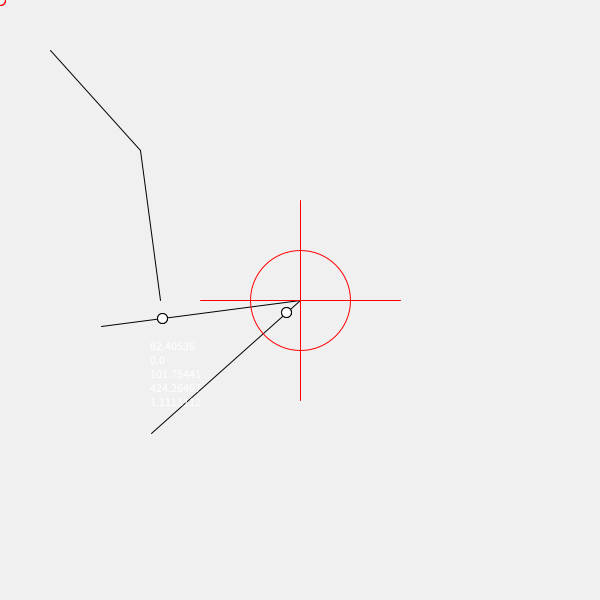
Frame 1 (no input)
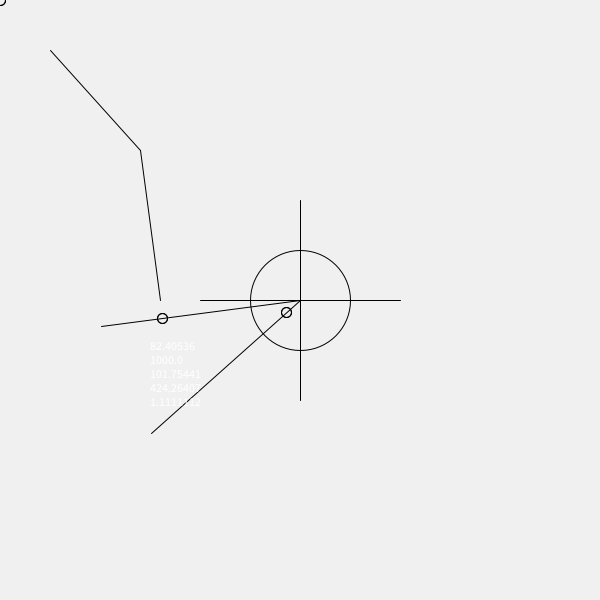
Frame 60 (the mouse pressed at the canvas centre just before this capture)
Frame 120 (the mouse held since frame 60 and released just before this capture): identical to frame 60, image omitted

The Processing sketch that drew these frames (run headless with seeded random() and noise(); from frame 60 on, the mouse is pressed at the canvas centre):

// Processing sketch: bal
// ── bal.pde
PVector[] point = new PVector[10];
PVector[] anb = new PVector[5];
PVector[] intsct = new PVector[2];
int currentLines;
float ballDiam = 100;
float intx, inty;
PVector b = new PVector(300, 300);
float dx, dy, dr, D;
boolean[] keys = new boolean[5];
float angle;
float speed = 2;
float lineAngle;
float  newX, newY;
float distToB;
boolean info = true;
void setup() {
  size(600, 600);
  for (int i = 0; i < 10; i++) {
    point[i] = new PVector(0, 0);
  }
  for (int i = 0; i < 5; i++) {
    anb[i] = new PVector(0, 0);
  }
  for (int i = 0; i < 2; i++) {
    intsct[i] = new PVector(0, 0);
  }
  newLine(50, 50, 140, 150);
  newLine(140, 150, 160, 300);
}

void draw() {
  background(240);
  movement();  
  lineChecking();
  lineDrawing();
  ballDrawing();
  if (info) {
    circle(intsct[0].x, intsct[0].y, 10);
    circle(intsct[1].x, intsct[1].y, 10);
    text(lineAngle + "\n" + distToB + "\n" + newX + "\n" + (dist(b.x, b.y, intsct[0].x, intsct[0].y)) + "\n" + (point[1].y - (point[0].y)) / (point[1].x - (point[0].x)), 150, 350);
  }
  distToB = 1000;
}

PVector intersect(float x1, float y1, float x2, float y2, float x3, float y3, float x4, float y4) {
  float x = ((x1*y2-y1*x2)*(x3-x4) - (x1-x2)*(x3*y4-y3*x4))/((x1-x2)*(y3-y4)-(y1-y2)*(x3-x4));
  float y = ((x1*y2-y1*x2)*(y3-y4) - (y1-y2)*(x3*y4-y3*x4))/((x1-x2)*(y3-y4)-(y1-y2)*(x3-x4));
  return(new PVector(x,y));
}

void lineDrawing() {
  for (int i = 0; i < currentLines; i++) {
    line(point[i*2].x, point[i*2].y, point[i*2+1].x, point[i*2+1].y);
  } 
}

void ballDrawing() {
  noFill();
  if (distToB <= ballDiam/2) {
    stroke(255, 0, 0);
  } else {
    stroke(0);
  }
  circle(b.x, b.y, ballDiam);
  if (info) {
    float len = 100;
    line(b.x+len, b.y, b.x-len, b.y);
    line(b.x, b.y-len, b.x, b.y+len);
  }
}


void lineChecking() {
  for (int i = 0; i < currentLines; i++) {
    lineAngle = atan((point[i*2+1].y - (point[i*2].y)) / (point[i*2+1].x - (point[i*2].x)));
    lineAngle = degrees(lineAngle);
    //intsct[0].x = intersect(point[currentLines/2].x, point[currentLines/2].y, point[currentLines/2+1].x, point[currentLines/2+1].y, b.x, b.y, b.x, b.y-100).x;
    //intsct[0].y = intersect(point[currentLines/2].x, point[currentLines/2].y, point[currentLines/2+1].x, point[currentLines/2+1].y, b.x, b.y, b.x, b.y-100).y;
    float tempx, tempy;
    newX = b.x + cos(radians(lineAngle) + PI/2) * 200;
    newY = b.y + sin(radians(lineAngle) + PI/2) * 200;
    tempx = intersect(b.x, b.y, newX, newY, point[i*2].x, point[i*2].y, point[i*2+1].x, point[i*2+1].y).x;
    tempy = intersect(b.x, b.y, newX, newY, point[i*2].x, point[i*2].y, point[i*2+1].x, point[i*2+1].y).y;
    if ((dist(b.x, b.y, tempx, tempy)) < distToB) {
      if ((dist(b.x, b.y, point[i*2].x, point[i*2].y)) < ballDiam/2 || (dist(b.x, b.y, point[i*2+1].x, point[i*2+1].y)) < ballDiam/2) {
        distToB = (dist(b.x, b.y, tempx, tempy));
      }
      else if (tempx < point[i*2].x && tempx > point[i*2+1].x) {
        distToB = (dist(b.x, b.y, tempx, tempy));
      }
      else if (tempx > point[i*2].x && tempx < point[i*2+1].x) {
        distToB = (dist(b.x, b.y, tempx, tempy));
      }
    }
    circle(tempx, tempy, 10);
    
    if (info) {
      line(b.x, b.y, newX, newY);
      circle(tempx, tempy, 10);
    }
  }
}
float dis() {
  //y = ax + b
  for (int i = 0; i < currentLines; i++) {
    float dx = point[i*2+1].x - point[i*2].x;
    float dy = point[i*2+1].y - point[i*2].y;
    float dr = sqrt(sq(dx) + sq(dy));
    float D = (point[i*2].x * point[i*2+1].y) - (point[i*2+1].x * point[i*2].y);
    float intx = sq(ballDiam/2) * sq(dr) - sq(D);
    intsct[0].x = ((D * dy) + sig(dy)*dx * sqrt(sq(ballDiam/2) * sq(dr) - sq(D)))/sq(dr);
    intsct[0].y = ((-D * dx) + abs(dy) * sqrt(sq(ballDiam/2) * sq(dr) - sq(D)))/sq(dr);
    
    
  }
  float dist = 10;
  
  return(dist);
}

void newLine(float x1, float y1, float x2, float y2) {
  point[currentLines*2] = new PVector(x1, y1);
  point[currentLines*2 + 1] = new PVector(x2, y2);
  currentLines++;
}

float sig(float x) {
  if (x < 0) {
    return(-1);
  }
  else {
    return(1);
  }
  
}

void keyPressed()
{
  if (key=='a') {
    keys[0]=true;
  } if (key=='d') {
    keys[1]=true;
  } if (key == 'w') {
    keys[2]=true;
  } if (key == 's') {
    keys[3]=true;
  } if (key == 'r') {
    keys[4]=true;
  }    
}

void keyReleased()
 {
   if (key=='a') {
     keys[0]=false;
   } if (key=='d') {
     keys[1]=false;
   } if (key == 'w') {
     keys[2]=false;
   } if (key == 's') {
     keys[3]=false;
   } if (key == 'r') {
     keys[4]=false;
   }
} 

void movement() {
  if (keys[0]) {
    b.x -= speed;
  }
  if (keys[1]) {
    b.x += speed;
  }
  if (keys[2]) {
    b.y -= speed;
  }
  if (keys[3]) {
    b.y += speed;
  }
}
